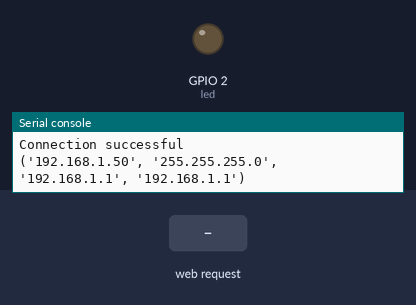
The program below on a simulated ESP32 board running MicroPython. Shown: output pins drawn as LEDs (lit = HIGH), the last lines printed to the serial console. The inputs (shaded band) are chosen by the test bench. WiFi joins after 1.5 s.

Above: at 2.7 s.
2.8 s: HTTP request GET /?led=on received
At 3.1 s:
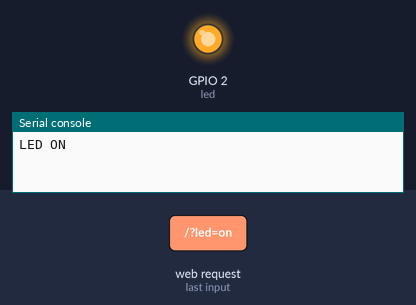
4.3 s: HTTP request GET /?led=off received
At 5.4 s:
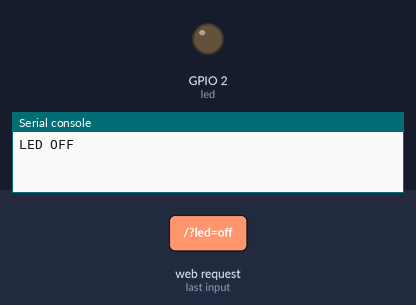
Timing chart, 0 to 7.3 s (numbered marks = the images above; inputs shaded):
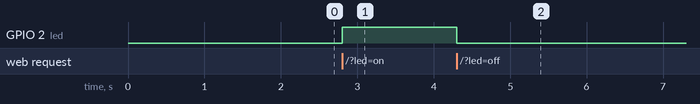

Measured:
- after the input at 2.8 s, GPIO 2 (led): LOW → HIGH at once
- after the input at 4.3 s, GPIO 2 (led): HIGH → LOW at once

The program:

main.py
```python
try:
  import usocket as socket
except:
  import socket
from machine import Pin
import network


import gc
gc.collect()

ssid = 'REPLACE WITH YOUR SSID'
password = 'REPLACE WITH YOUR PASSWORD'

station = network.WLAN(network.STA_IF)

station.active(True)
if not station.isconnected():
    station.connect('Orange_Swiatlowod_8C00', 'ziAbNzYN5wNH23NkZF')

while station.isconnected() == False:
  pass

print('Connection successful')
print(station.ifconfig())
led = Pin(2, Pin.OUT)

def web_page():
  if led.value() == 1:
    gpio_state="ON"
  else:
    gpio_state="OFF"

  html = """<html><head> <title>ESP Web Server</title> <meta name="viewport" content="width=device-width, initial-scale=1">
  <link rel="icon" href="data:,"> <style>html{font-family: Helvetica; display:inline-block; margin: 0px auto; text-align: center;}
  h1{color: #0F3376; padding: 2vh;}p{font-size: 1.5rem;}.button{display: inline-block; background-color: #e7bd3b; border: none;
  border-radius: 4px; color: white; padding: 16px 40px; text-decoration: none; font-size: 30px; margin: 2px; cursor: pointer;}
  .button2{background-color: #4286f4;}</style></head><body> <h1>ESP Web Server</h1>
  <p>GPIO state: <strong>""" + gpio_state + """</strong></p><p><a href="/?led=on"><button class="button">ON</button></a></p>
  <p><a href="/?led=off"><button class="button button2">OFF</button></a></p><table border="1">
  </body></html>"""
  return html

s = socket.socket(socket.AF_INET, socket.SOCK_STREAM)

s.bind(('', 80))
s.listen(5)

while True:
  conn, addr = s.accept()
  print('Got a connection from %s' % str(addr))
  request = conn.recv(1024)
  request = str(request)
  print('Content = %s' % request)
  led_on = request.find('/?led=on')
  led_off = request.find('/?led=off')
  if led_on == 6:
    print('LED ON')
    led.value(1)
  if led_off == 6:
    print('LED OFF')
    led.value(0)
  response = web_page()
  conn.send('HTTP/1.1 200 OK\n')
  conn.send('Content-Type: text/html\n')
  conn.send('Connection: close\n\n')
  conn.sendall(response)
  conn.close()
```
